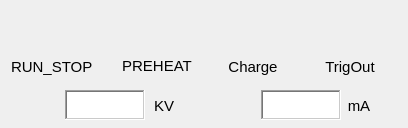
     <widget class="QWidget" name="scrollAreaWidgetContents_10">
      <property name="geometry">
       <rect>
        <x>0</x>
        <y>0</y>
        <width>408</width>
        <height>128</height>
       </rect>
      </property>
      <widget class="SiriusLedAlert" name="SiriusLedAlert_39">
       <property name="geometry">
        <rect>
         <x>39</x>
         <y>10</y>
         <width>36</width>
         <height>36</height>
        </rect>
       </property>
       <property name="toolTip">
        <string/>
       </property>
       <property name="onColor">
        <color>
         <red>0</red>
         <green>140</green>
         <blue>0</blue>
        </color>
       </property>
       <property name="offColor">
        <color>
         <red>207</red>
         <green>0</green>
         <blue>0</blue>
        </color>
       </property>
       <property name="channel" stdset="0">
        <string>LI-01:PU-Modltr-2:RUN_STOP</string>
       </property>
      </widget>
      <widget class="SiriusLedAlert" name="SiriusLedAlert_40">
       <property name="geometry">
        <rect>
         <x>139</x>
         <y>10</y>
         <width>36</width>
         <height>36</height>
        </rect>
       </property>
       <property name="toolTip">
        <string/>
       </property>
       <property name="onColor">
        <color>
         <red>0</red>
         <green>140</green>
         <blue>0</blue>
        </color>
       </property>
       <property name="offColor">
        <color>
         <red>207</red>
         <green>0</green>
         <blue>0</blue>
        </color>
       </property>
       <property name="channel" stdset="0">
        <string>LI-01:PU-Modltr-2:PREHEAT</string>
       </property>
      </widget>
      <widget class="SiriusLedAlert" name="SiriusLedAlert_41">
       <property name="geometry">
        <rect>
         <x>235</x>
         <y>10</y>
         <width>36</width>
         <height>36</height>
        </rect>
       </property>
       <property name="toolTip">
        <string/>
       </property>
       <property name="onColor">
        <color>
         <red>0</red>
         <green>140</green>
         <blue>0</blue>
        </color>
       </property>
       <property name="offColor">
        <color>
         <red>207</red>
         <green>0</green>
         <blue>0</blue>
        </color>
       </property>
       <property name="channel" stdset="0">
        <string>LI-01:PU-Modltr-1:Kly_Heat</string>
       </property>
      </widget>
      <widget class="SiriusLedAlert" name="SiriusLedAlert_42">
       <property name="geometry">
        <rect>
         <x>332</x>
         <y>10</y>
         <width>36</width>
         <height>36</height>
        </rect>
       </property>
       <property name="toolTip">
        <string/>
       </property>
       <property name="onColor">
        <color>
         <red>0</red>
         <green>140</green>
         <blue>0</blue>
        </color>
       </property>
       <property name="offColor">
        <color>
         <red>207</red>
         <green>0</green>
         <blue>0</blue>
        </color>
       </property>
       <property name="channel" stdset="0">
        <string>LI-01:PU-Modltr-1:Kly_Heat</string>
       </property>
      </widget>
      <widget class="PyDMLabel" name="PyDMLabel_156">
       <property name="geometry">
        <rect>
         <x>11</x>
         <y>49</y>
         <width>90</width>
         <height>35</height>
        </rect>
       </property>
       <property name="minimumSize">
        <size>
         <width>90</width>
         <height>35</height>
        </size>
       </property>
       <property name="maximumSize">
        <size>
         <width>90</width>
         <height>16777215</height>
        </size>
       </property>
       <property name="font">
        <font>
         <pointsize>11</pointsize>
        </font>
       </property>
       <property name="toolTip">
        <string/>
       </property>
       <property name="text">
        <string>RUN_STOP</string>
       </property>
      </widget>
      <widget class="PyDMLabel" name="PyDMLabel_157">
       <property name="geometry">
        <rect>
         <x>112</x>
         <y>48</y>
         <width>90</width>
         <height>35</height>
        </rect>
       </property>
       <property name="minimumSize">
        <size>
         <width>90</width>
         <height>35</height>
        </size>
       </property>
       <property name="maximumSize">
        <size>
         <width>90</width>
         <height>16777215</height>
        </size>
       </property>
       <property name="font">
        <font>
         <pointsize>11</pointsize>
        </font>
       </property>
       <property name="toolTip">
        <string/>
       </property>
       <property name="text">
        <string>PREHEAT</string>
       </property>
       <property name="alignment">
        <set>Qt::AlignCenter</set>
       </property>
      </widget>
      <widget class="PyDMLabel" name="PyDMLabel_158">
       <property name="geometry">
        <rect>
         <x>208</x>
         <y>49</y>
         <width>90</width>
         <height>35</height>
        </rect>
       </property>
       <property name="minimumSize">
        <size>
         <width>90</width>
         <height>35</height>
        </size>
       </property>
       <property name="maximumSize">
        <size>
         <width>90</width>
         <height>16777215</height>
        </size>
       </property>
       <property name="font">
        <font>
         <pointsize>11</pointsize>
        </font>
       </property>
       <property name="toolTip">
        <string/>
       </property>
       <property name="text">
        <string>Charge</string>
       </property>
       <property name="alignment">
        <set>Qt::AlignCenter</set>
       </property>
      </widget>
      <widget class="PyDMLabel" name="PyDMLabel_159">
       <property name="geometry">
        <rect>
         <x>305</x>
         <y>49</y>
         <width>90</width>
         <height>35</height>
        </rect>
       </property>
       <property name="minimumSize">
        <size>
         <width>90</width>
         <height>35</height>
        </size>
       </property>
       <property name="maximumSize">
        <size>
         <width>90</width>
         <height>16777215</height>
        </size>
       </property>
       <property name="font">
        <font>
         <pointsize>11</pointsize>
        </font>
       </property>
       <property name="toolTip">
        <string/>
       </property>
       <property name="text">
        <string>TrigOut</string>
       </property>
       <property name="alignment">
        <set>Qt::AlignCenter</set>
       </property>
      </widget>
      <widget class="PyDMLabel" name="PyDMLabel_160">
       <property name="enabled">
        <bool>true</bool>
       </property>
       <property name="geometry">
        <rect>
         <x>261</x>
         <y>90</y>
         <width>80</width>
         <height>30</height>
        </rect>
       </property>
       <property name="minimumSize">
        <size>
         <width>80</width>
         <height>30</height>
        </size>
       </property>
       <property name="maximumSize">
        <size>
         <width>80</width>
         <height>30</height>
        </size>
       </property>
       <property name="toolTip">
        <string/>
       </property>
       <property name="accessibleDescription">
        <string/>
       </property>
       <property name="layoutDirection">
        <enum>Qt::LeftToRight</enum>
       </property>
       <property name="autoFillBackground">
        <bool>false</bool>
       </property>
       <property name="styleSheet">
        <string notr="true">background-color: qlineargradient(spread:pad, x1:0, y1:0, x2:1, y2:1, stop:0 rgba(255, 255, 255, 255), stop:1 rgba(255, 255, 255, 255));</string>
       </property>
       <property name="frameShape">
        <enum>QFrame::WinPanel</enum>
       </property>
       <property name="frameShadow">
        <enum>QFrame::Sunken</enum>
       </property>
       <property name="alignment">
        <set>Qt::AlignRight|Qt::AlignTrailing|Qt::AlignVCenter</set>
       </property>
       <property name="precision" stdset="0">
        <number>2</number>
       </property>
       <property name="precisionFromPV" stdset="0">
        <bool>false</bool>
       </property>
       <property name="channel" stdset="0">
        <string>LI-01:PU-Modltr-2:READI</string>
       </property>
      </widget>
      <widget class="PyDMLabel" name="PyDMLabel_161">
       <property name="enabled">
        <bool>true</bool>
       </property>
       <property name="geometry">
        <rect>
         <x>65</x>
         <y>90</y>
         <width>80</width>
         <height>30</height>
        </rect>
       </property>
       <property name="minimumSize">
        <size>
         <width>80</width>
         <height>30</height>
        </size>
       </property>
       <property name="maximumSize">
        <size>
         <width>80</width>
         <height>30</height>
        </size>
       </property>
       <property name="toolTip">
        <string/>
       </property>
       <property name="accessibleDescription">
        <string/>
       </property>
       <property name="layoutDirection">
        <enum>Qt::LeftToRight</enum>
       </property>
       <property name="autoFillBackground">
        <bool>false</bool>
       </property>
       <property name="styleSheet">
        <string notr="true">background-color: qlineargradient(spread:pad, x1:0, y1:0, x2:1, y2:1, stop:0 rgba(255, 255, 255, 255), stop:1 rgba(255, 255, 255, 255));</string>
       </property>
       <property name="frameShape">
        <enum>QFrame::WinPanel</enum>
       </property>
       <property name="frameShadow">
        <enum>QFrame::Sunken</enum>
       </property>
       <property name="alignment">
        <set>Qt::AlignRight|Qt::AlignTrailing|Qt::AlignVCenter</set>
       </property>
       <property name="precision" stdset="0">
        <number>2</number>
       </property>
       <property name="precisionFromPV" stdset="0">
        <bool>false</bool>
       </property>
       <property name="channel" stdset="0">
        <string>LI-01:PU-Modltr-2:READV</string>
       </property>
      </widget>
      <widget class="PyDMLabel" name="PyDMLabel_164">
       <property name="geometry">
        <rect>
         <x>149</x>
         <y>88</y>
         <width>30</width>
         <height>35</height>
        </rect>
       </property>
       <property name="minimumSize">
        <size>
         <width>30</width>
         <height>35</height>
        </size>
       </property>
       <property name="maximumSize">
        <size>
         <width>30</width>
         <height>16777215</height>
        </size>
       </property>
       <property name="font">
        <font>
         <pointsize>11</pointsize>
        </font>
       </property>
       <property name="toolTip">
        <string/>
       </property>
       <property name="text">
        <string>KV</string>
       </property>
       <property name="alignment">
        <set>Qt::AlignCenter</set>
       </property>
      </widget>
      <widget class="PyDMLabel" name="PyDMLabel_165">
       <property name="geometry">
        <rect>
         <x>344</x>
         <y>88</y>
         <width>30</width>
         <height>35</height>
        </rect>
       </property>
       <property name="minimumSize">
        <size>
         <width>30</width>
         <height>35</height>
        </size>
       </property>
       <property name="maximumSize">
        <size>
         <width>30</width>
         <height>16777215</height>
        </size>
       </property>
       <property name="font">
        <font>
         <pointsize>11</pointsize>
        </font>
       </property>
       <property name="toolTip">
        <string/>
       </property>
       <property name="text">
        <string>mA</string>
       </property>
       <property name="alignment">
        <set>Qt::AlignCenter</set>
       </property>
      </widget>
     </widget>
